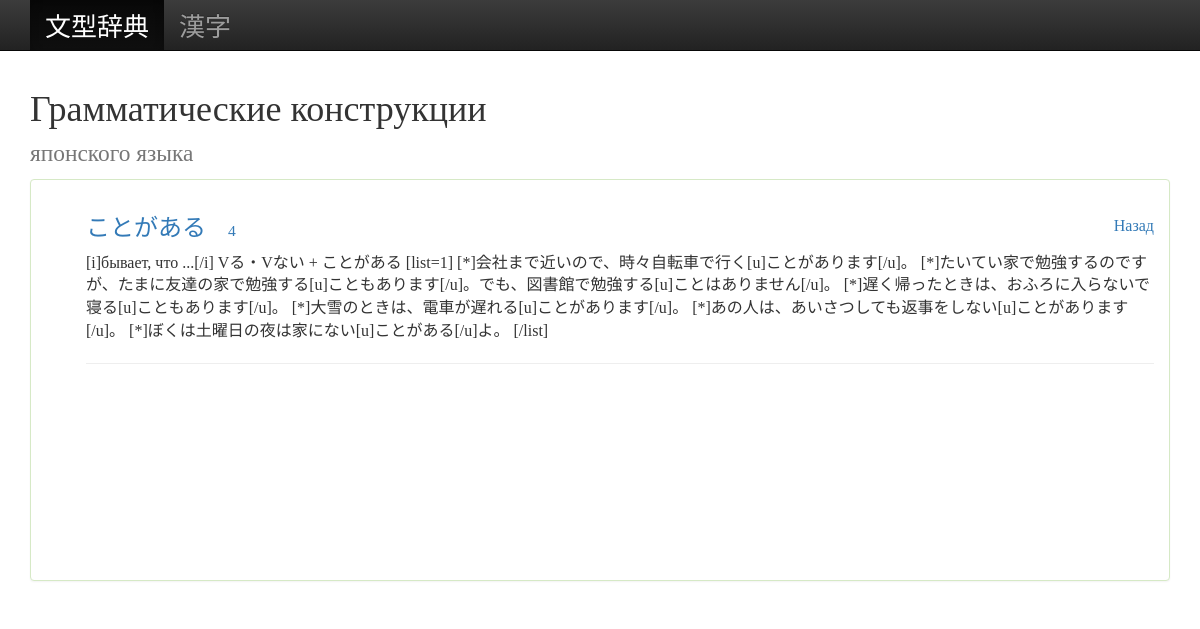
/subwords/?id=39, run on an earlier commit of the app's database.
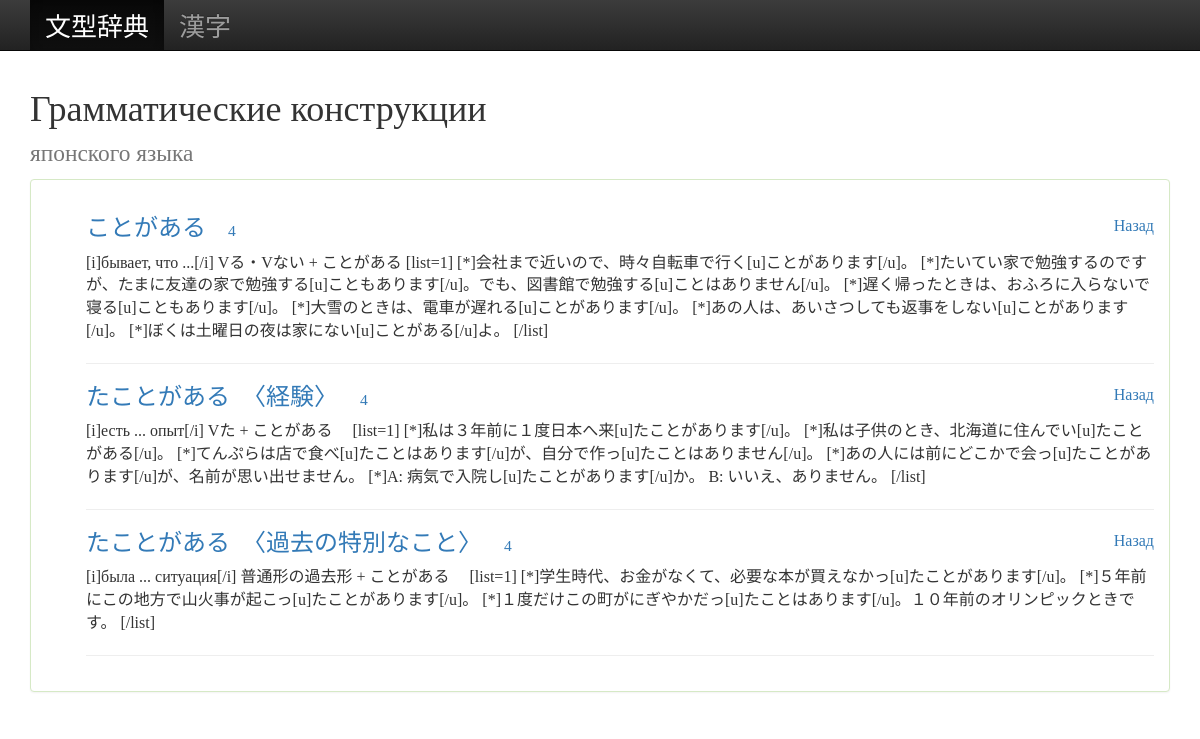
And on a later commit of the database.
### words/models.py (models this page shows, shortened)
class SubWord(models.Model):
    word_jap = models.CharField(max_length=300)
    description = models.TextField(blank=True)
    level = models.IntegerField()
    ext_of = models.ForeignKey(Word, related_name='subs')

### words/views.py (the view)
# urls.py: url(r'^subwords/$', SubWordsView.as_view(), name='subwords'),
class SubWordsView(TemplateView):
    template_name = 'subwords.html'
    def get_context_data(self, **kwargs):
        level = self.request.GET.get("level", -1)
        word_id = self.request.GET.get("id", -1)
        context = super(SubWordsView, self).get_context_data(**kwargs)
        context['word'] = get_object_or_404(Word, id=word_id)
        context['section'] = 'jiten'
        if level != -1:
            context['subwords'] = SubWord.objects.filter(ext_of = context['word']).filter(level=level).select_related('ext_of')
        else:
            context['subwords'] = SubWord.objects.filter(ext_of = context['word']).select_related('ext_of')
        return context

### words/templates/subwords.html
{% extends 'base.html' %}
{% load static %}
{% load bbcode_tags %}
{% block content %}
<div class="col-sm-12">
  <div class="panel panel-success">
    <div class="panel-body">
      <ul>
        {% for sub in subwords %}
          <li>
            <a href="/" class="pull-right back-link"><span class="glyphicon glyphicon-arrow-left"></span> Назад</a>
          <h3><a href="{% url 'subwords' %}?id={{sub.ext_of.id}}">{{ sub.word_jap }}</a>
            <small><a href="{% url 'level' sub.level %}"><span class="glyphicon glyphicon-star"></span> {{ sub.level }}</small></a></h3>
            <p>{{ sub.description|bbcode|safe }}</p>
          </li>
          <hr>
        {% endfor %}
      </ul>
    </div>
  </div>
</div>
{% endblock content %}

What changed in the data, as far as the page shows it:
added SubWord: word_jap "たことがある 〈経験〉", level "4", description|bbcode "[i]есть ... опыт[/i] Vた + ことがある [list=1] [*]私は３年前に１度日本へ来[u]たことがあります[/u]。 [*]私は子供のとき、北海道に住んでい[u]たことがある[/u]。 [*]てんぷらは店で食べ[u]たことはあります[/u]が、自分で作っ[u]たことはありません[/u]。 [*]あの人には前にどこかで会っ[u]たことがあります[/u]が、名前が思い出せません。 [*]A: 病気で入院し[u]たことがあります[/u]か。 B: いいえ、ありません。 [/list]"
added SubWord: word_jap "たことがある 〈過去の特別なこと〉", level "4", description|bbcode "[i]была ... ситуация[/i] 普通形の過去形 + ことがある [list=1] [*]学生時代、お金がなくて、必要な本が買えなかっ[u]たことがあります[/u]。 [*]５年前にこの地方で山火事が起こっ[u]たことがあります[/u]。 [*]１度だけこの町がにぎやかだっ[u]たことはあります[/u]。１０年前のオリンピックときです。 [/list]"
